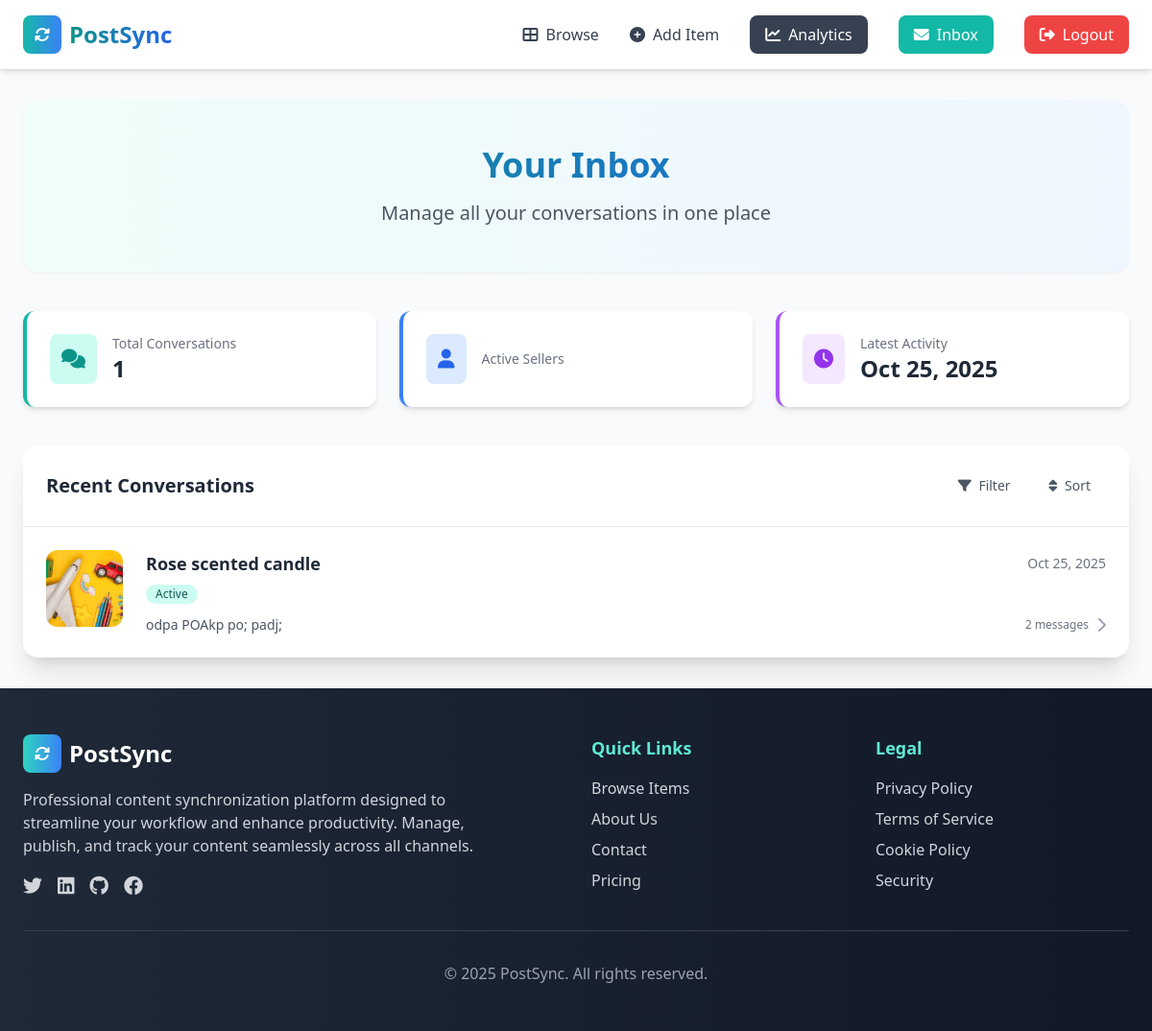
The page /inbox/ (signed in) on the database as committed earlier.
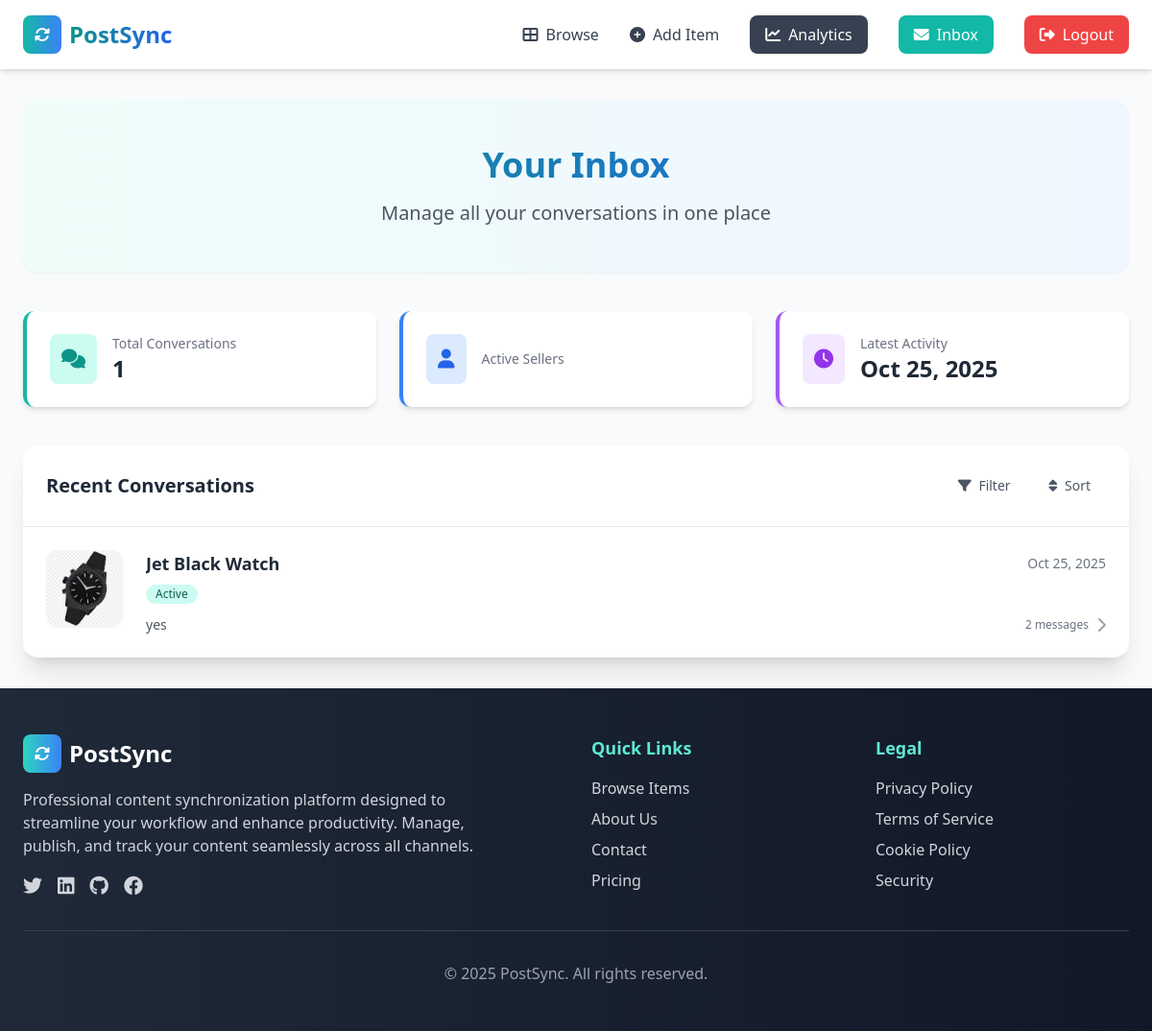
The same page on the database as committed later.
### conversation/models.py (models this page shows)
class Conversation(models.Model):
    item=models.ForeignKey(Item,related_name='conversations', on_delete=models.CASCADE)
    members=models.ManyToManyField(User,related_name='conversations')
    created_at=models.DateTimeField(auto_now_add=True)
    modified_at=models.DateTimeField(auto_now=True)
    class Meta:
        ordering=('-modified_at',)

class ConversationMessage(models.Model):
    conversation=models.ForeignKey(Conversation,related_name='messages', on_delete=models.CASCADE)
    content=models.TextField()
    created_at=models.DateTimeField(auto_now_add=True)
    created_by=models.ForeignKey(User,related_name='conversation_messages', on_delete=models.CASCADE)

### item/models.py (models this page shows, shortened)
class Item(models.Model):
    category=models.ForeignKey(Category,related_name='items',on_delete=models.CASCADE)
    name=models.CharField(max_length=255)
    description=models.TextField(blank=True,null=True)
    price=models.FloatField()
    image=models.ImageField(upload_to='item_images',blank=True,null=True)
    is_sold=models.BooleanField(default=False)
    created_by=models.ForeignKey(User,related_name='items',on_delete=models.CASCADE)
    created_at=models.DateTimeField(auto_now_add=True)

### conversation/views.py (the view)
# urls.py: path('',views.inbox,name='inbox'),
@login_required
def inbox(request):
    conversations=Conversation.objects.filter(members__in=[request.user.id])
    return render(request,'conversation/inbox.html',{
        'conversations':conversations,
    })

### conversation/templates/conversation/inbox.html (shortened to what the changed rows need)
{% extends 'core/base.html' %}
{% block content %}
<div class="max-w-7xl mx-auto">
    <div class="mb-10 py-12 px-6 bg-gradient-to-r from-teal-50 to-blue-50 rounded-2xl shadow-sm">
        <div class="text-center">
            <h1 class="text-4xl font-bold mb-4 bg-gradient-to-r from-teal-600 to-blue-600 bg-clip-text text-transparent">
            </h1>
        </div>
    </div>
    <div class="grid grid-cols-1 md:grid-cols-3 gap-6 mb-10">
        <div class="bg-white rounded-xl shadow-md p-6 border-l-4 border-purple-500">
            <div class="flex items-center">
                <div><p class="text-sm text-gray-500">Latest Activity</p>
{% if conversations %}
    {% with first_conversation=conversations.first %}
        <p class="text-2xl font-bold text-gray-800">
            {{ first_conversation.modified_at|date:"M d, Y" }}
        </p>
                    {% endwith %}
                {% else %}
                    <p class="text-2xl font-bold text-gray-800">No activity</p>
                {% endif %}
                </div>
            </div>
        </div>
    </div>
    <div class="bg-white rounded-2xl shadow-xl overflow-hidden">
        <div class="p-6 border-b border-gray-200">
            <div class="flex justify-between items-center">
                <h2 class="text-xl font-bold text-gray-800">Recent Conversations</h2>
            </div>
        </div>
        <div class="divide-y divide-gray-100">
            {% if conversations %}
                {% for conversation in conversations %}
                <a href="{% url 'conversation:detail' conversation.id %}" class="block hover:bg-gray-50 transition-colors duration-200">
                    <div class="p-6">
                        <div class="flex items-start">
                            <div class="flex-shrink-0 mr-6">
                                <img src="{{ conversation.item.image.url }}" alt="{{ conversation.item.name }}" class="w-20 h-20 rounded-xl object-cover shadow-sm">
                            </div>
                            <div class="flex-grow min-w-0">
                                <div class="flex items-center justify-between mb-2">
                                    <h3 class="text-lg font-bold text-gray-800 truncate">{{ conversation.item.name }}</h3>
                                    <span class="text-sm text-gray-500 whitespace-nowrap">{{ conversation.modified_at|date:"M d, Y" }}</span>
                                </div>
                                <div class="flex items-center mb-3">
                                    <span class="inline-flex items-center px-2.5 py-0.5 rounded-full text-xs font-medium bg-teal-100 text-teal-800">
                                        Active
                                    </span>
                                </div>
                                <div class="flex items-center justify-between">
                                    <p class="text-gray-600 text-sm truncate max-w-md">
                                        {% if conversation.messages.all %}
                                            {{ conversation.messages.last.content|truncatewords:10 }}
                                        {% else %}
                                            No messages yet
                                        {% endif %}
                                    </p>
                                    <div class="flex items-center">
                                        {% if conversation.messages.all %}
                                            <span class="text-xs text-gray-500 mr-2">{{ conversation.messages.count }} message{{ conversation.messages.count|pluralize }}</span>
                                        {% endif %}
                                        <i class="fas fa-chevron-right text-gray-400"></i>
                                    </div>
                                </div>
                            </div>
                        </div>
                    </div>
                </a>
                {% endfor %}
            {% endif %}
        </div>
    </div>
</div>
{% endblock %}

Rows that differ between the two databases and show on the page:
removed Conversation: modified_at "Oct 25, 2025", item.image (picture), item.name "Rose scented candle", messages.last.content "odpa POAkp po; padj;", messages.count "2"
added Conversation: modified_at "Oct 25, 2025", item.image (picture), item.name "Jet Black Watch", messages.last.content "yes", messages.count "2"
